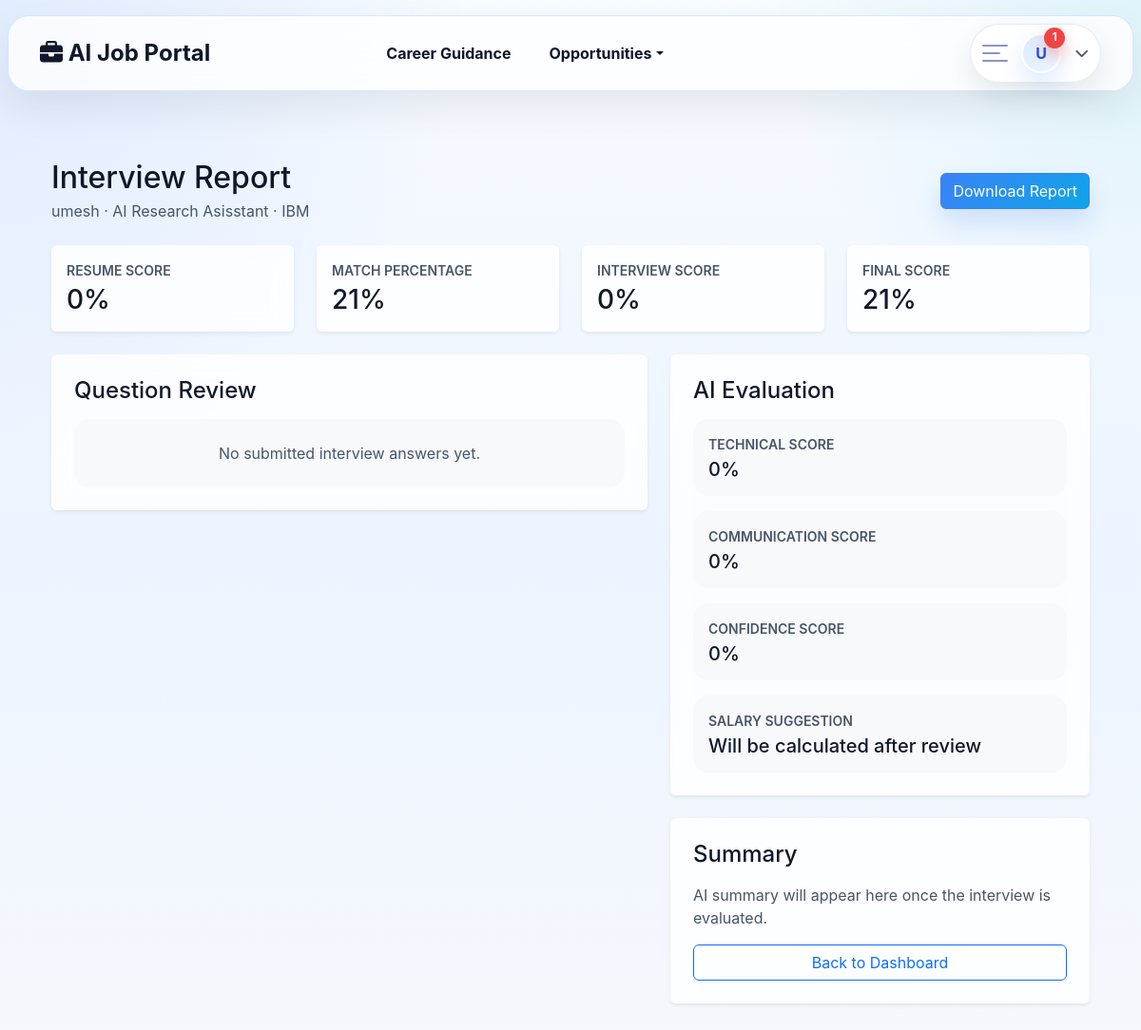
The page /jobs/interview-report/42/ (signed in) on the database its author committed.
### jobs/models.py (models this page shows, shortened)
class Application(models.Model):
    class Status(models.TextChoices):
        APPLIED = "Applied", "Applied"
        UNDER_REVIEW = "Under Review", "Under Review"
        INTERVIEW_SCHEDULED = "Interview Scheduled", "Interview Scheduled"
        INTERVIEW_COMPLETED = "Interview Completed", "Interview Completed"
        SELECTED = "Selected", "Selected"
        REJECTED = "Rejected", "Rejected"
    user = models.ForeignKey(User, on_delete=models.CASCADE, related_name="applications")
    job = models.ForeignKey(Job, on_delete=models.CASCADE, related_name="applications")
    full_name = models.CharField(max_length=255, blank=True, default="")
    email = models.EmailField(blank=True, default="")
    phone_number = models.CharField(max_length=20, blank=True, default="")
    resume = models.FileField(upload_to="resumes/")
    skills = models.TextField(blank=True)
    cover_letter = models.TextField(blank=True)
    status = models.CharField(max_length=30, choices=Status.choices, default=Status.APPLIED)
    interview_type = models.CharField(
        max_length=20,
        choices=[("Online", "Online")],
        default="Online",
    )
    interview_date = models.DateTimeField(blank=True, null=True)
    interview_link = models.CharField(max_length=255, blank=True)
    hr_notes = models.TextField(blank=True)
    matched_skills = models.TextField(blank=True)
    missing_skills = models.TextField(blank=True)
    match_score = models.FloatField(default=0)
    match_percentage = models.FloatField(default=0)
    resume_score = models.FloatField(default=0)
    technical_score = models.FloatField(default=0)
    communication_score = models.FloatField(default=0)
    confidence_score = models.FloatField(default=0)
    interview_score = models.FloatField(default=0)
    overall_score = models.FloatField(default=0)
    final_score = models.FloatField(default=0)
    salary_suggestion = models.CharField(max_length=120, blank=True)
    ai_summary = models.TextField(blank=True)
    generated_questions = models.JSONField(default=list, blank=True)
    submitted_answers = models.JSONField(default=list, blank=True)
    offer_letter = models.TextField(blank=True)
    applied_at = models.DateTimeField(auto_now_add=True)
    updated_at = models.DateTimeField(auto_now=True)
    class Meta:
        ordering = ["-applied_at"]
        constraints = [
            models.UniqueConstraint(
                fields=["user", "job"],
                name="unique_application_per_user_and_job",
            )
        ]

class Job(models.Model):
    CATEGORY_CHOICES = [
        ("it", "IT / Software Jobs"),
        ("data-science", "Data Science / AI Jobs"),
        ("marketing", "Marketing Jobs"),
        ("finance", "Finance Jobs"),
        ("design", "Design Jobs"),
        ("mobile-app-development", "Mobile App Development"),
    ]
    JOB_TYPE_CHOICES = [
        ("Full Time", "Full Time"),
        ("Part Time", "Part Time"),
        ("Internship", "Internship"),
        ("Remote", "Remote"),
    ]
    title = models.CharField(max_length=200)
    company = models.CharField(max_length=200)
    location = models.CharField(max_length=200)
    category = models.CharField(max_length=40, choices=CATEGORY_CHOICES, default="it")
    latitude = models.FloatField(null=True, blank=True)
    longitude = models.FloatField(null=True, blank=True)
    job_type = models.CharField(max_length=50, choices=JOB_TYPE_CHOICES)
    salary = models.CharField(max_length=100, blank=True, null=True)
    industry_type = models.CharField(max_length=200, blank=True, null=True)
    department = models.CharField(max_length=200, blank=True, null=True)
    role = models.CharField(max_length=200, blank=True, null=True)
    role_category = models.CharField(max_length=200, blank=True, null=True)
    employment_type = models.CharField(max_length=200, blank=True, null=True)
    education = models.TextField(blank=True, null=True)
    interview_type = models.CharField(max_length=10, choices=INTERVIEW_TYPE, default="online")
    description = models.TextField()
    skills_required = models.TextField(help_text="Comma separated skills")
    experience_required = models.CharField(max_length=100, blank=True, null=True)
    about_company = models.TextField(blank=True, null=True)
    company_website = models.URLField(blank=True, null=True)
    company_logo = models.ImageField(upload_to="company_logos/", blank=True, null=True)
    views_count = models.IntegerField(default=0)
    website_clicks = models.IntegerField(default=0)
    created_at = models.DateTimeField(auto_now_add=True)
    class Meta:
        ordering = ["-created_at"]

### jobs/views.py (the view)
# urls.py: path("interview-report/<int:application_id>/", job_views.interview_report, name="interview_report_root"),
@login_required
def interview_report(request, application_id):
    application = get_application_for_interview(request, application_id)
    return render(request, "jobs/interview_report.html", {"application": application})

### templates/jobs/interview_report.html
{% extends "base.html" %}
{% block content %}
<div class="container py-4">
    <div class="d-flex flex-wrap justify-content-between align-items-center gap-3 mb-4">
        <div>
            <h1 class="h2 mb-1">Interview Report</h1>
            <p class="text-muted mb-0">{{ application.full_name }} · {{ application.job.title }} · {{ application.job.company }}</p>
        </div>
        <a href="{% url 'download_interview_report' application.id %}" class="btn btn-primary">Download Report</a>
    </div>
    <div class="row g-4 mb-4">
        <div class="col-md-3"><div class="card border-0 shadow-sm"><div class="card-body"><div class="small text-muted text-uppercase fw-semibold mb-1">Resume Score</div><div class="h3 mb-0">{{ application.resume_score|floatformat:0 }}%</div></div></div></div>
        <div class="col-md-3"><div class="card border-0 shadow-sm"><div class="card-body"><div class="small text-muted text-uppercase fw-semibold mb-1">Match Percentage</div><div class="h3 mb-0">{{ application.match_percentage|floatformat:0 }}%</div></div></div></div>
        <div class="col-md-3"><div class="card border-0 shadow-sm"><div class="card-body"><div class="small text-muted text-uppercase fw-semibold mb-1">Interview Score</div><div class="h3 mb-0">{{ application.interview_score|floatformat:0 }}%</div></div></div></div>
        <div class="col-md-3"><div class="card border-0 shadow-sm"><div class="card-body"><div class="small text-muted text-uppercase fw-semibold mb-1">Final Score</div><div class="h3 mb-0">{{ application.final_score|floatformat:0 }}%</div></div></div></div>
    </div>
    <div class="row g-4">
        <div class="col-lg-7">
            <div class="card border-0 shadow-sm">
                <div class="card-body p-4">
                    <h2 class="h4 mb-3">Question Review</h2>
                    {% for answer in application.submitted_answers %}
                        <div class="rounded-4 border p-3 mb-3">
                            <div class="fw-semibold mb-2">{{ answer.question }}</div>
                            <p class="text-muted mb-3">{{ answer.answer|default:"No answer submitted." }}</p>
                            <div class="d-flex flex-wrap gap-2">
                                <span class="badge text-bg-light border">Technical {{ answer.technical_score|floatformat:0 }}%</span>
                                <span class="badge text-bg-light border">Communication {{ answer.communication_score|floatformat:0 }}%</span>
                                <span class="badge text-bg-light border">Confidence {{ answer.confidence_score|floatformat:0 }}%</span>
                            </div>
                        </div>
                    {% empty %}
                        <div class="rounded-4 bg-light p-4 text-center text-muted">No submitted interview answers yet.</div>
                    {% endfor %}
                </div>
            </div>
        </div>
        <div class="col-lg-5">
            <div class="card border-0 shadow-sm mb-4">
                <div class="card-body p-4">
                    <h2 class="h4 mb-3">AI Evaluation</h2>
                    <div class="d-grid gap-3">
                        <div class="rounded-4 bg-light p-3"><div class="small text-muted text-uppercase fw-semibold mb-1">Technical Score</div><div class="h5 mb-0">{{ application.technical_score|floatformat:0 }}%</div></div>
                        <div class="rounded-4 bg-light p-3"><div class="small text-muted text-uppercase fw-semibold mb-1">Communication Score</div><div class="h5 mb-0">{{ application.communication_score|floatformat:0 }}%</div></div>
                        <div class="rounded-4 bg-light p-3"><div class="small text-muted text-uppercase fw-semibold mb-1">Confidence Score</div><div class="h5 mb-0">{{ application.confidence_score|floatformat:0 }}%</div></div>
                        <div class="rounded-4 bg-light p-3"><div class="small text-muted text-uppercase fw-semibold mb-1">Salary Suggestion</div><div class="h5 mb-0">{{ application.salary_suggestion|default:"Will be calculated after review" }}</div></div>
                    </div>
                </div>
            </div>
            <div class="card border-0 shadow-sm">
                <div class="card-body p-4">
                    <h2 class="h4 mb-3">Summary</h2>
                    <p class="text-muted mb-3">{{ application.ai_summary|default:"AI summary will appear here once the interview is evaluated." }}</p>
                    <a href="{% url 'dashboard' %}" class="btn btn-outline-primary w-100">Back to Dashboard</a>
                </div>
            </div>
        </div>
    </div>
</div>
{% endblock %}

### templates/base.html (shortened to what this page needs)
{% load socialaccount %}
<!DOCTYPE html>
<html>
<head>
    <link href="https://cdn.jsdelivr.net/npm/bootstrap@5.3.2/dist/css/bootstrap.min.css" rel="stylesheet">
    <link href="https://cdnjs.cloudflare.com/ajax/libs/font-awesome/6.4.0/css/all.min.css" rel="stylesheet">
</head>
<body class="{% block body_class %}{% endblock %}">
<nav class="navbar navbar-expand-lg">
  <div class="container">
    <a class="navbar-brand" href="{% url 'job_list' %}">
        <i class="fas fa-briefcase"></i> AI Job Portal
    </a>
    <div class="collapse navbar-collapse" id="navbarContent">
      <ul class="navbar-nav nav-primary-links mx-lg-auto">
        <li class="nav-item">
            <a href="{% url 'dashboard' %}" class="nav-link nav-primary-link">
                Career Guidance
            </a>
        </li>
        <li class="nav-item dropdown">
            <a
                class="nav-link nav-primary-link dropdown-toggle"
                href="#"
                role="button"
                data-bs-toggle="dropdown"
                aria-expanded="false">
                Opportunities
            </a>
        </li>
      </ul>
      <ul class="navbar-nav align-items-center ms-lg-auto">
{% if user.is_authenticated %}
<li class="nav-item nav-profile-shell">
<button
    type="button"
    class="nav-profile-trigger"
    id="profileDrawerToggle"
    aria-expanded="false"
    aria-controls="profileDrawer">
    <span class="nav-profile-menu-icon" aria-hidden="true">
        <span></span>
        <span></span>
        <span></span>
    </span>
    <span class="nav-profile-avatar-wrap">
        <span class="nav-profile-avatar" aria-hidden="true">
            {% if user.profile.github_avatar_url %}
                <img src="{{ user.profile.github_avatar_url }}" alt="{{ user.get_full_name|default:user.username }}">
            {% else %}
                {{ user.first_name|default:user.username|slice:":1"|upper }}
            {% endif %}
        </span>
        {% if not user.profile.resume and not user.profile.github_username %}
            <span class="nav-profile-badge">2</span>
        {% elif not user.profile.resume or not user.profile.github_username %}
            <span class="nav-profile-badge">1</span>
        {% endif %}
    </span>
    <i class="fa-solid fa-chevron-down nav-profile-chevron" aria-hidden="true"></i>
</button>
</li>
{% endif %}
</ul>
    </div>
  </div>
</nav>
<div class="{% block page_container_class %}container mt-5{% endblock %}">
    {% block content %}
    {% endblock %}
</div>
</body>
</html>

### rows shown on the page
Application: full_name "umesh", job "AI Research Asisstant", job.company "IBM", resume_score "0", match_percentage "21", interview_score "0", final_score "21", technical_score "0", communication_score "0", confidence_score "0", salary_suggestion "Will be calculated after review", ai_summary "AI summary will appear here once the interview is evaluated."

### other values the page prints
{{ user.first_name|default:user.username|slice:":1"|upper }} "U"
